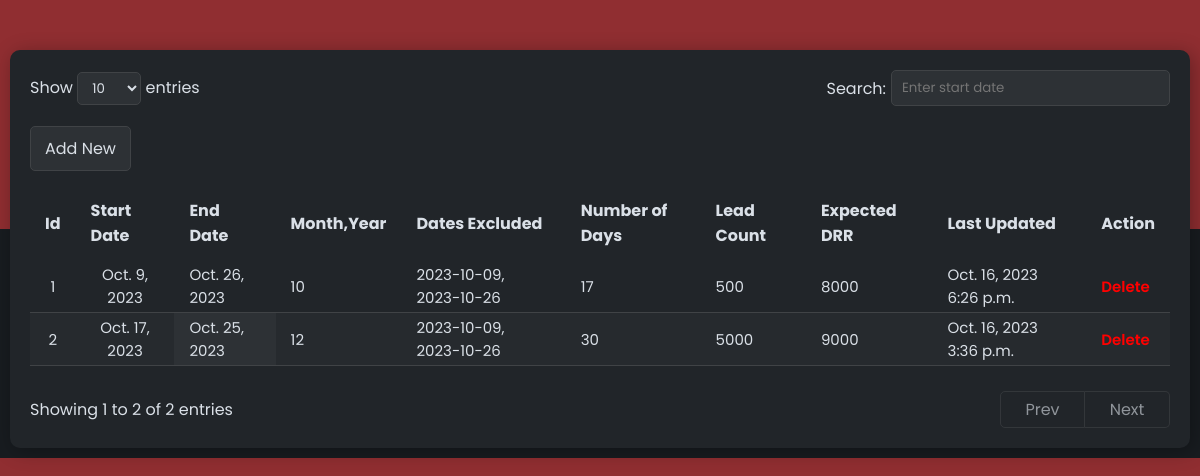
Before: / with the older database file.
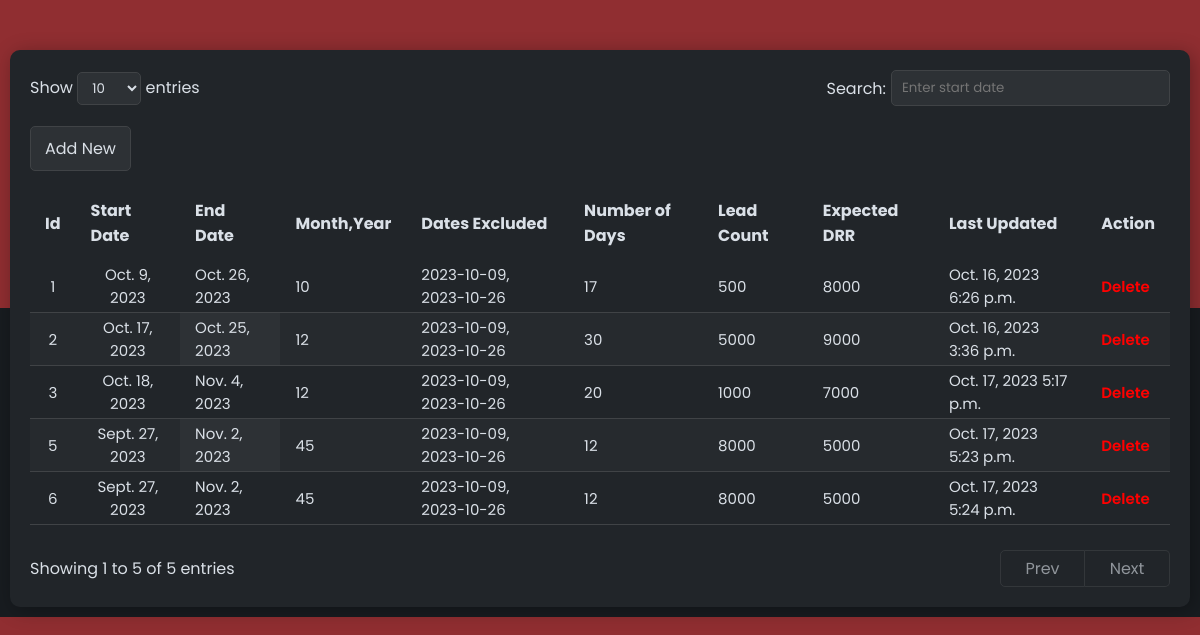
After: the same page with the newer database file.
### DRRapp/models.py (models this page shows)
class DRRdb(models.Model):
    slID = models.AutoField(primary_key=True)
    action = models.CharField(blank=True, null=True, max_length=50)
    startDate = models.DateField()
    endDate = models.DateField()
    month_year = models.IntegerField()
    datesExcluded = models.TextField(blank=True, null=True)
    numberOfDays = models.IntegerField()
    leadCount = models.IntegerField()
    expectedDrr = models.IntegerField()
    lastUpdatedDate = models.DateField(auto_now=True)
    lastUpdatedTime = models.TimeField(auto_now=True)

### DRRapp/views.py (the view, shortened to what this page needs)
# urls.py: path("", views.index, name='home'),
def index(request):
    sendData = {
            'DRRdb' : DRRdb.objects.all()[0:9],
            'totalEntries' : len(DRRdb.objects.all()),
            'fromEntry' : 1,
            'toEntry' : 1+len(DRRdb.objects.all()[0:9])-1
            }
    print()
    return render(request, 'drr.html', sendData)

### templates/drr.html (shortened to what this page needs)
{% load static %}
<!DOCTYPE html>
<html lang="en">
<head>
    <link rel="stylesheet" href="https://cdnjs.cloudflare.com/ajax/libs/font-awesome/6.2.1/css/all.min.css"
 />
    <link rel="stylesheet" href="{% static 'style.css' %}">
</head>
<body>
    <div class="container">
        <header>
            <div class="filterEntries">
                <div class="entries">
                    Show <select name="showAmount" id="table_size">
                        <option value="10">10</option>
                    </select> entries
                </div>
                <div class="filter">
                    <label for="search">Search:</label>
                    <input type="search" name="" id="search" placeholder="Enter start date">
                </div>
            </div>
            <div class="addMemberBtn">
                <button onclick="hideHoga()">Add New</button>
            </div>
        </header>
        <table>
            <thead>
                <tr class="heading">
                    <th>Id</th>
                    <th>Start Date</th>
                    <th>End Date</th>
                    <th>Month,Year</th>
                    <th>Dates Excluded</th>
                    <th>Number of Days</th>
                    <th>Lead Count</th>
                    <th>Expected DRR</th>
                    <th>Last Updated</th>
                    <th>Action</th>
                </tr>
            </thead>
            <tbody class="userInfo">
                {% for DRRdbElement in DRRdb %}
                <tr class="heading">
                    <td>{{DRRdbElement.slID}}</td>
                    <td>{{DRRdbElement.startDate}}</td>
                    <td>{{DRRdbElement.endDate}}</td>
                    <td>{{DRRdbElement.month_year}}</td>
                    <td>{{DRRdbElement.datesExcluded}}</td>
                    <td>{{DRRdbElement.numberOfDays}}</td>
                    <td>{{DRRdbElement.leadCount}}</td>
                    <td>{{DRRdbElement.expectedDrr}}</td>
                    <td>{{DRRdbElement.lastUpdatedDate}} {{DRRdbElement.lastUpdatedTime}}</td>
                    <td><a href="/deletdata/{{DRRdbElement.slID}}" class="deletBtn">Delete</a></td>
                </tr>
                {% endfor %}
            </tbody>
        </table>
        <footer>
            <span class="showEntries">Showing {{fromEntry}} to {{toEntry}} of {{totalEntries}} entries</span>
            <div class="pagination">
                <button onclick="prevPage()">Prev</button>
                <button onclick="nextPage()">Next</button>
            </div>
        </footer>
    </div>
</body>
</html>

### static/style.css (style rules this page uses)
:root { --dark1: #0000004d; --dark2: #181c20; --dark3: #212529; --dark4: #2d3135; --dark5: #424549; --dark6: #404346; --dark7: #9c9c9c; --dark8: #dae0e7; --dark9: #262a2e; --red1: #902e31; }
* { margin: 0; padding: 0; box-sizing: border-box; font-family: 'Poppins', sans-serif; }
body { display: flex; justify-content: center; align-items: flex-start; min-height: 100%; background: linear-gradient(var(--red1) 50%, var(--dark2) 50%); }
.container { padding: 20px; box-shadow: 3px 3px 20px var(--dark1); background: var(--dark3); border-radius: 10px; margin: 10px; margin-top: 50px; }
.container header .filterEntries { display: flex; justify-content: space-between; align-items: center; margin-bottom: 20px; }
.filterEntries .entries { color: var(--dark8); }
.filterEntries .entries select, .filterEntries .filter input { padding: 7px 10px; border: 1px solid var(--dark6); color: var(--dark8); background: var(--dark4); border-radius: 5px; outline: none; transition: 0.3s; cursor: pointer; }
.filterEntries .entries select { padding: 5px 10px; }
.filterEntries .filter { display: flex; align-items: center; }
.filter label { color: var(--dark8); margin-right: 5px; }
.container header .addMemberBtn { margin-bottom: 15px; }
header .addMemberBtn button, .popup header .closeBtn, .popup footer .submitBtn { padding: 9px 14px; color: var(--dark8); background: transparent; font-size: 16px; cursor: pointer; pointer-events: auto; outline: none; border: 1px solid var(--dark6); background: var(--dark4); border-radius: 5px; }
.container table { border-collapse: collapse; text-align: left; }
table .heading { background: var(--dark5); background: transparent; color: var(--dark8); }
table tr th, table tr td { padding:3px 15px; color: var(--dark8); vertical-align: middle; }
table tr th { padding: 12px 15px; }
table tr td:nth-child(1), table tr td:nth-child(2) { text-align: center; }
table tr td { border-bottom: 1px solid var(--dark6); }
table tbody tr:nth-child(odd) { background: var(--dark9); }
table tbody tr:nth-child(odd) > td:nth-child(3) { background: var(--dark4); }
table tr td { font-size: 15px; }
.container footer { margin-top: 25px; font-size: 16px; display: flex; justify-content: space-between; align-items: center; }
.container footer span { color: var(--dark8); }
footer .pagination { display: flex; }
footer .pagination button { width: 40px; padding: 5px 0; color: var(--dark8); background: transparent; font-size: 16px; cursor: pointer; pointer-events: auto; outline: none; border: 1px solid var(--dark6); border-left: none; margin: 0; }
.pagination button:first-child { width: 85px; border-top-left-radius: 5px; border-bottom-left-radius: 5px; border-left: 1px solid var(--dark6); opacity: 0.6; }
.pagination button:last-child { width: 85px; border-top-right-radius: 5px; border-bottom-right-radius: 5px; opacity: 0.6; }
.deletBtn { text-decoration: none; color: red; font-weight: 600; }

Changed rows visible on the page:
added DRRdb: slID "3", startDate "Oct. 18, 2023", endDate "Nov. 4, 2023", month_year "12", datesExcluded "2023-10-09, 2023-10-26", numberOfDays "20", leadCount "1000", expectedDrr "7000", lastUpdatedDate "Oct. 17, 2023", lastUpdatedTime "5:17 p.m."
added DRRdb: slID "5", startDate "Sept. 27, 2023", endDate "Nov. 2, 2023", month_year "45", datesExcluded "2023-10-09, 2023-10-26", numberOfDays "12", leadCount "8000", expectedDrr "5000", lastUpdatedDate "Oct. 17, 2023", lastUpdatedTime "5:23 p.m."
added DRRdb: slID "6", startDate "Sept. 27, 2023", endDate "Nov. 2, 2023", month_year "45", datesExcluded "2023-10-09, 2023-10-26", numberOfDays "12", leadCount "8000", expectedDrr "5000", lastUpdatedDate "Oct. 17, 2023", lastUpdatedTime "5:24 p.m."
Other visible differences:
{{ toEntry }}: "2" → "5"
{{ totalEntries }}: "2" → "5"
